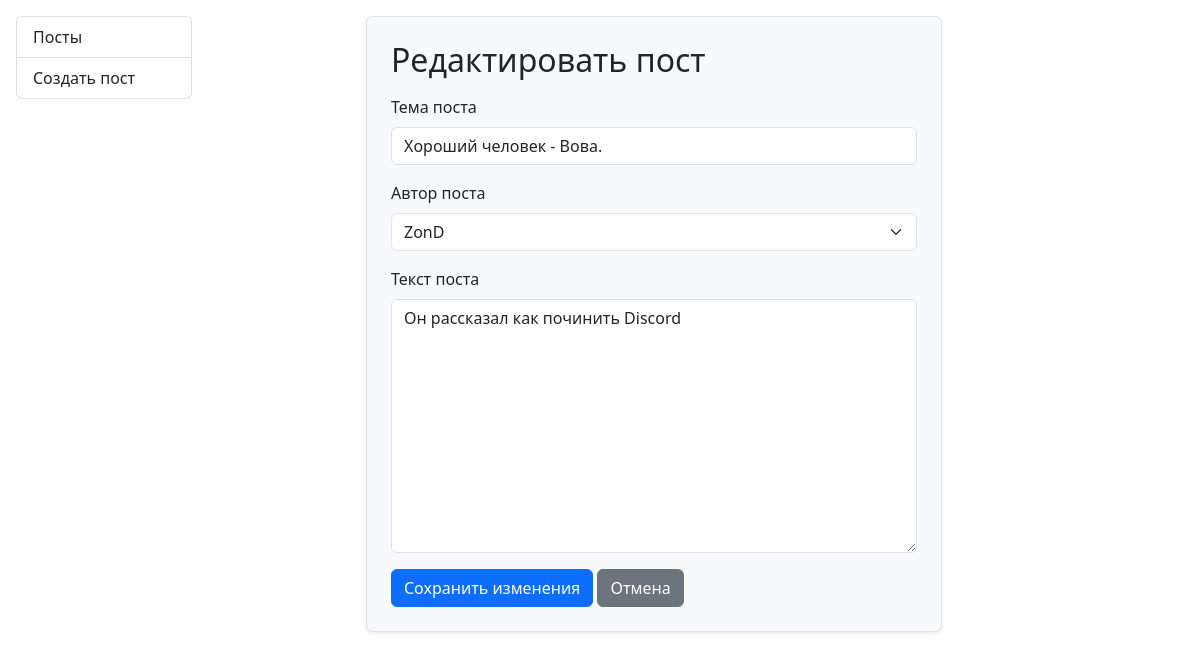
Page /post/2/update/ on the committed database.
### messenger/models.py (models this page shows, shortened)
class Post(models.Model):
    author = models.ForeignKey(
        User,
        verbose_name='Автор поста',
        related_name='posts',
        on_delete=models.CASCADE
    )
    post_subject = models.CharField(verbose_name='Тема поста', max_length=100)
    post_text = models.TextField(verbose_name='Текст поста')
    created_at = models.DateTimeField(verbose_name='Дата создания', auto_now_add=True)
    class Meta:
        verbose_name = 'Пост'
        verbose_name_plural = 'Посты'
        ordering = ['-created_at']

### messenger/views.py (the view, shortened to what this page needs)
# urls.py: path('post/<int:pk>/update/', views.PostUpdateView.as_view(), name='PostUpdate'),
class PostUpdateView(UpdateView):
    template_name = 'mess_temp/mess_form.html'
    model = Post
    context_object_name = 'post'
    fields = ['post_subject', 'author', 'post_text']

### messenger/models.py (called while the page is built)
    def __str__(self):
        return f'{self.nickname}'

### templates/mess_temp/mess_form.html (shortened to what this page needs)
{% extends 'base.html' %}
{% load django_bootstrap5 %}
{% block content %}
    <div class="row justify-content-center g-4">
        <div class="col-md-8">
            <div class="p-4 mb-4 bg-light border rounded shadow-sm">
                <h2 class="mb-3">Редактировать пост</h2>
                <form method="post">
                    {% bootstrap_form form %}
                    <button type="submit" class="btn btn-primary">Сохранить изменения</button>
                    <a href="{% url 'PostDetail' post.pk %}" class="btn btn-secondary">Отмена</a>
                </form>
            </div>
        </div>
    </div>
{% endblock %}

### rows in the picture
Post: post_subject "Хороший человек - Вова.", author "ZonD", post_text "Он рассказал как починить Discord"
